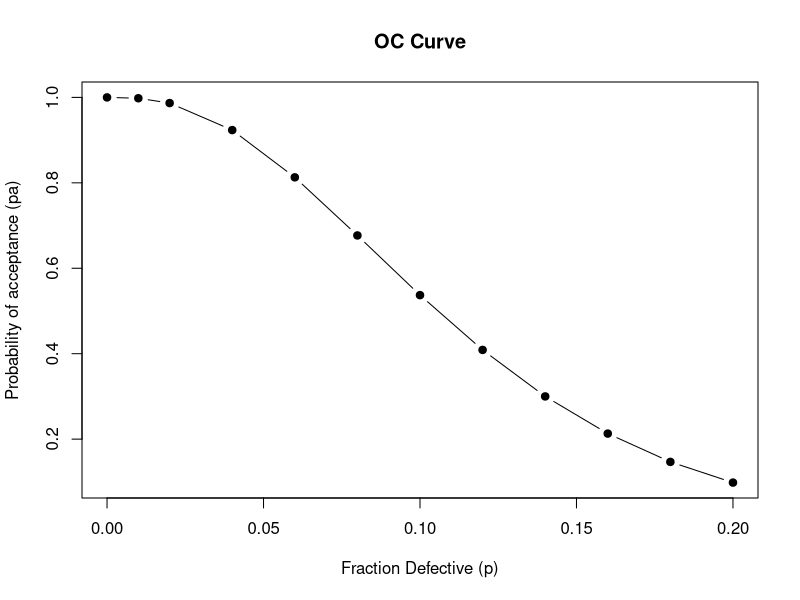
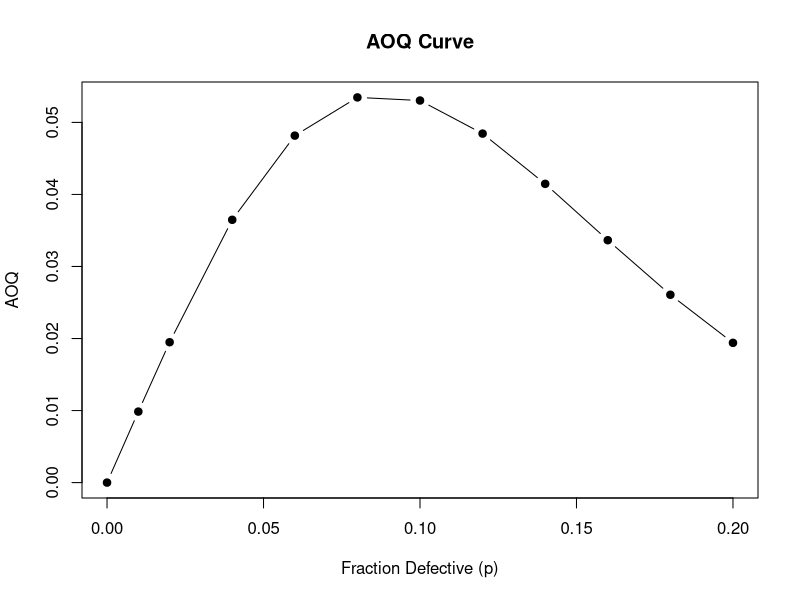
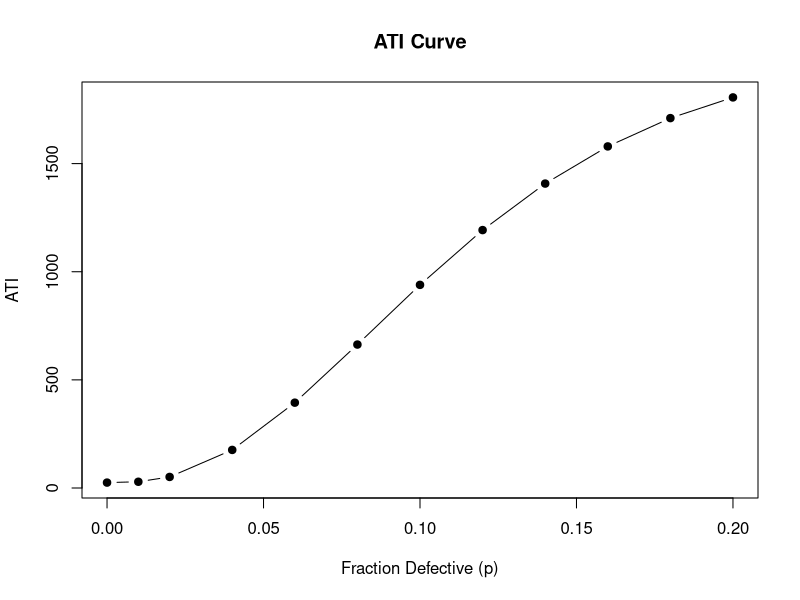
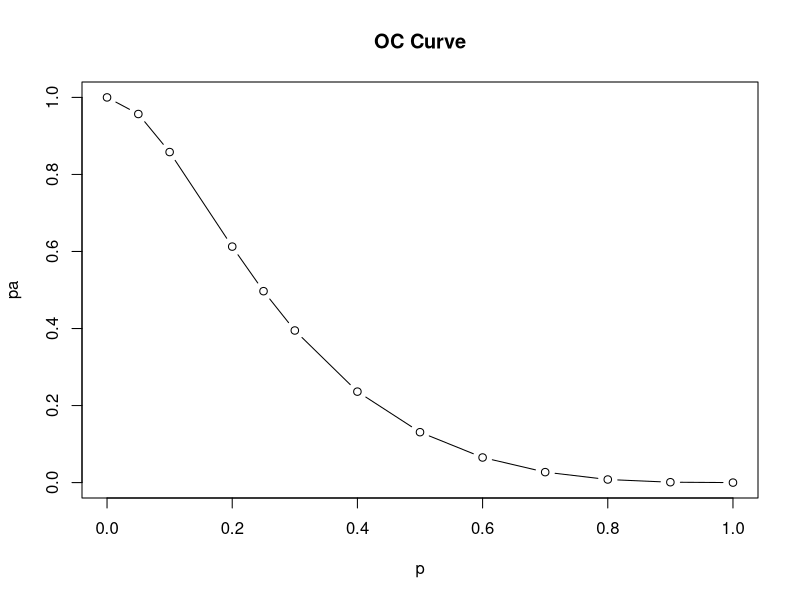
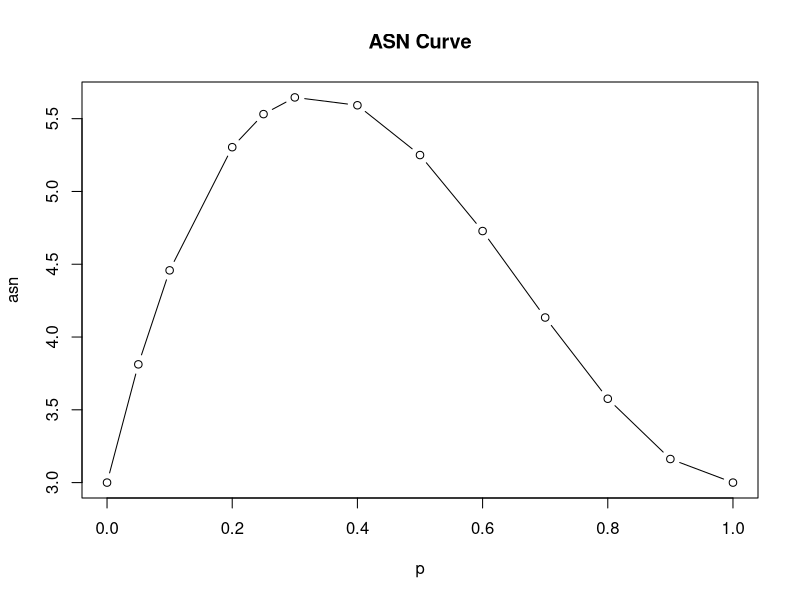

Generate these figures, in order, with R:
#single sampling
N = 2000 ; n= 25 ; c=2
p=c(0,0.01,0.02,0.04,0.06,0.08,0.10,0.12,0.14,0.16,0.18,0.20)
#probabbility of acceptance
pa=pbinom(c,n,p)
#Average Outgoing Quality (AOQ)
AOQ=(pa*p*(N-n))/N
# Average Total Inspection
ATI= n+(1-pa)*(N-n)
result = data.frame (Incoming_p = p, pa = round(pa,4),AOQ= round(AOQ,4), ATI = round(ATI,2))
print(result)
#par(mfrow=c(1,3))
plot(p,pa,type="b",pch=19, xlab ="Fraction Defective (p)", ylab= "Probability of acceptance (pa)", main ="OC Curve")
plot(p,AOQ,type="b",pch=19, xlab ="Fraction Defective (p)", ylab= "AOQ", main ="AOQ Curve")
plot(p,ATI,type="b",pch=19, xlab ="Fraction Defective (p)", ylab= "ATI", main ="ATI Curve")




#Double sampling plan
n1 <- 3 ; n2 <- 6 ; c1 <- 0 ; c2 <- 1
p <- c(0, 0.05, 0.1, 0.2, 0.25, 0.3, 0.4, 0.5, 0.6, 0.7, 0.8, 0.9, 1)
pa <- numeric(length(p))
asn <- numeric(length(p))
for(i in 1:length(p)){
  pp <- p[i]
  # Acceptance in first sample
  p_accept1 <- pbinom(c1, n1, pp)
  # Continue probability
  p_continue <- pbinom(c2, n1, pp) - pbinom(c1, n1, pp)
  # Acceptance after second sample
  p_accept2 <- 0
  
  for(x in (c1 + 1):c2){
    p_accept2 <- p_accept2 +
      dbinom(x, n1, pp) * pbinom(c2 - x, n2, pp)
  }
  # Total probability of acceptance
  pa[i] <- p_accept1 + p_accept2
  # Average Sample Number
  asn[i] <- n1 + n2 * p_continue
}
results <- data.frame(p = p, pa = round(pa, 6), asn = round(asn, 4))
results
plot(p,pa, type = "b", main = "OC Curve")
plot(p,asn, type = "b", main = "ASN Curve")
